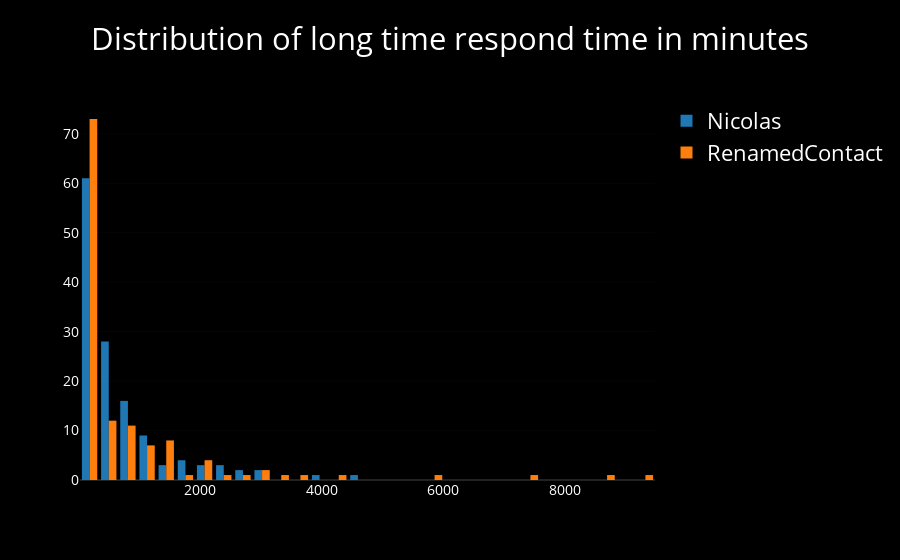

The notebook cell saved with this chart:
### Code cell
iplot(wa.plot_dist_of_respondtimes(nb_mode=True, tail=True))

### Figure 1 — Plotly figure (JSON) as saved in the notebook; plotly's stock layout.template omitted (floating-point values rounded to 4 significant figures; data arrays with more than 128 entries replaced by an {"elided": "..."} marker saying what was removed)
{"data": [{"name": "Nicolas", "type": "histogram", "uid": "28977938-e315-4358-9063-4ea19c3e964a", "x": {"elided": "322 int values"}, "xbins": {"size": 314.8, "start": 30}}, {"name": "RenamedContact", "type": "histogram", "uid": "96e8fe59-f011-4c4c-a48e-2b974ca7cbb6", "x": {"elided": "321 int values"}, "xbins": {"size": 314.8, "start": 30}}], "layout": {"font": {"color": "white", "size": 22}, "paper_bgcolor": "black", "plot_bgcolor": "black", "title": "Distribution of long time respond time in minutes", "xaxis": {"automargin": true, "showticklabels": true, "tickfont": {"color": "white", "size": 14}, "titlefont": {"color": "white", "size": 18}}, "yaxis": {"automargin": true, "showticklabels": true, "tickfont": {"color": "white", "size": 14}, "titlefont": {"color": "white", "size": 18}}}}
